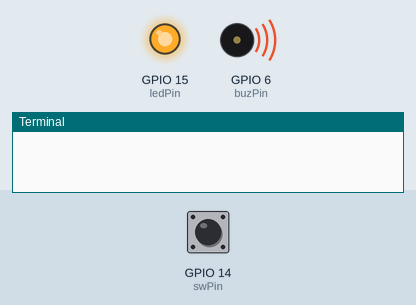
Simulated run of this program. Board: Raspberry Pi (BCM pin numbers). Parts: output pins drawn as LEDs (lit = HIGH), buzzer (waves = sounding), the last lines printed to the terminal. The test bench sets the inputs (shaded band); at power-on: GPIO 14 (swPin) HIGH.

Above: at 1.2 s.
1.3 s: GPIO 14 (swPin) pulled LOW for 0.15 s
At 21.7 s:
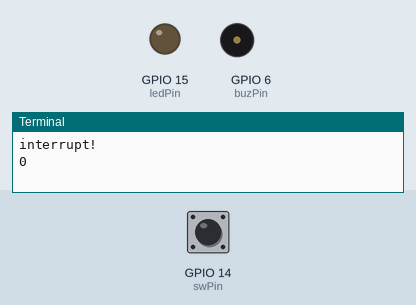
Timing chart, 0 to 22.3 s (numbered marks = the images above; inputs shaded):
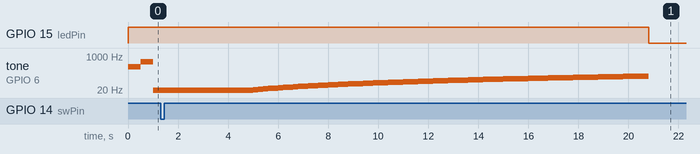

Measured:
- after the input at 1.3 s, GPIO 15 (ledPin): HIGH → LOW after 19.5 s
- by itself, tone on GPIO 6 (buzPin): plays 3 Hz for 0.20 s, 4 Hz for 0.20 s, 5 Hz for 0.20 s, 6 Hz for 0.20 s, 7 Hz for 0.20 s, 8 Hz for 0.20 s … (97 notes in this stretch)

The program:

buz_led_sw.py
```python
import RPi.GPIO as GPIO
import time

swPin = 14
ledPin = 15
buzPin = 6
cnt=1

GPIO.setwarnings(False)
GPIO.setmode(GPIO.BCM)

GPIO.setup(swPin, GPIO.IN)
GPIO.setup(ledPin, GPIO.OUT)
GPIO.setup(buzPin, GPIO.OUT)

GPIO.output(ledPin, False)
pwm = GPIO.PWM(buzPin, 1.0)	# 초기주파수 설정

def handler(channel):
	print("interrupt!")
	global cnt
	cnt +=1

GPIO.add_event_detect(swPin, GPIO.RISING, callback=handler)

try:
	while True:
		if cnt%2==1:
			GPIO.output(ledPin, True)
			pwm.start(1.0)
			pwm.ChangeFrequency(294)
			time.sleep(0.5)
			pwm.ChangeFrequency(523)
			time.sleep(0.5)
			for i in range(1,100):
				pwm.ChangeFrequency(i)
				time.sleep(0.2)
			pwm.stop()
		else:

			GPIO.output(ledPin, False)
			time.sleep(1.0)

		print(cnt%2)

except KeyboardInterrupt:
	GPIO.cleanup()

GPIO.cleanup()
```
